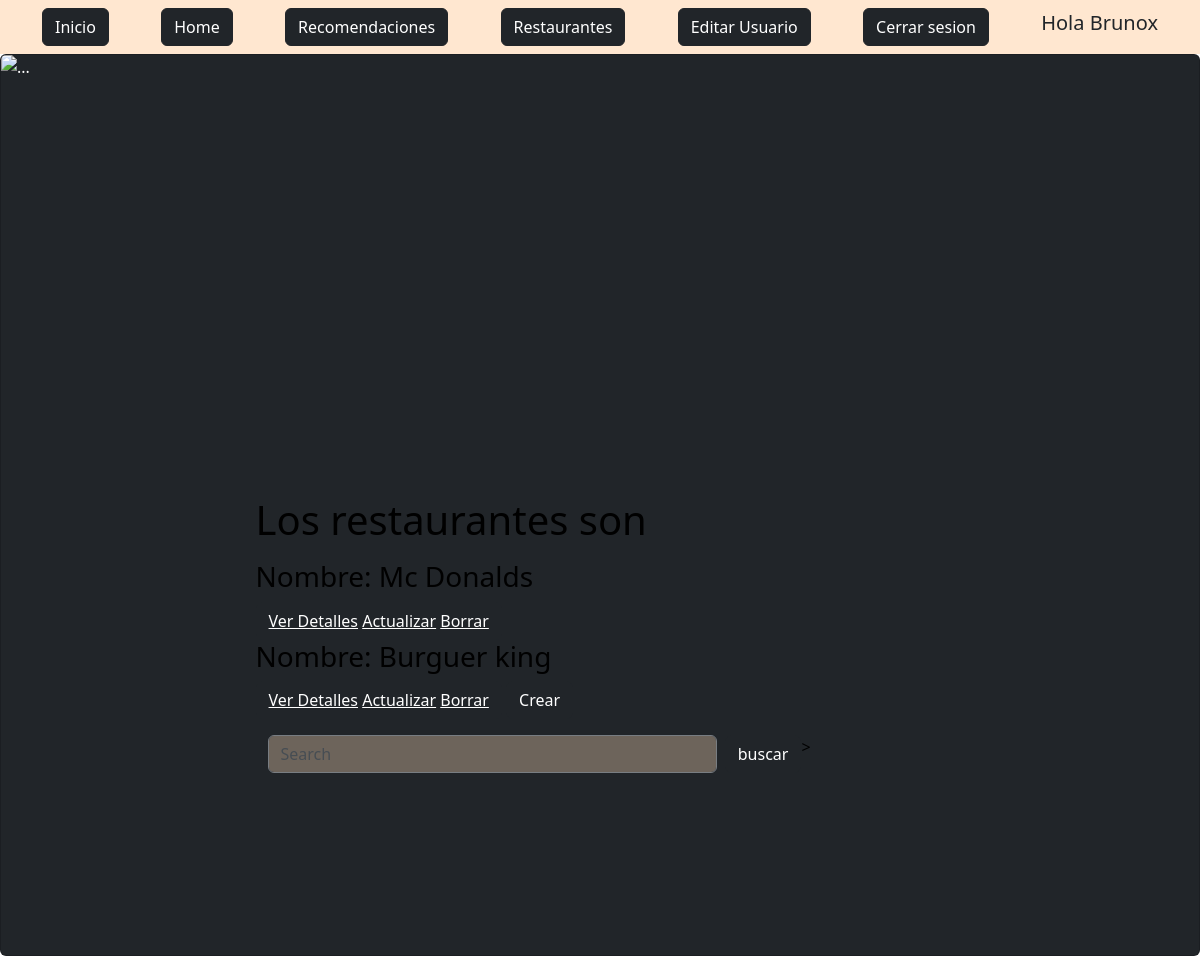
The page /App1/restaurantes/ (signed in) on the database as committed earlier.
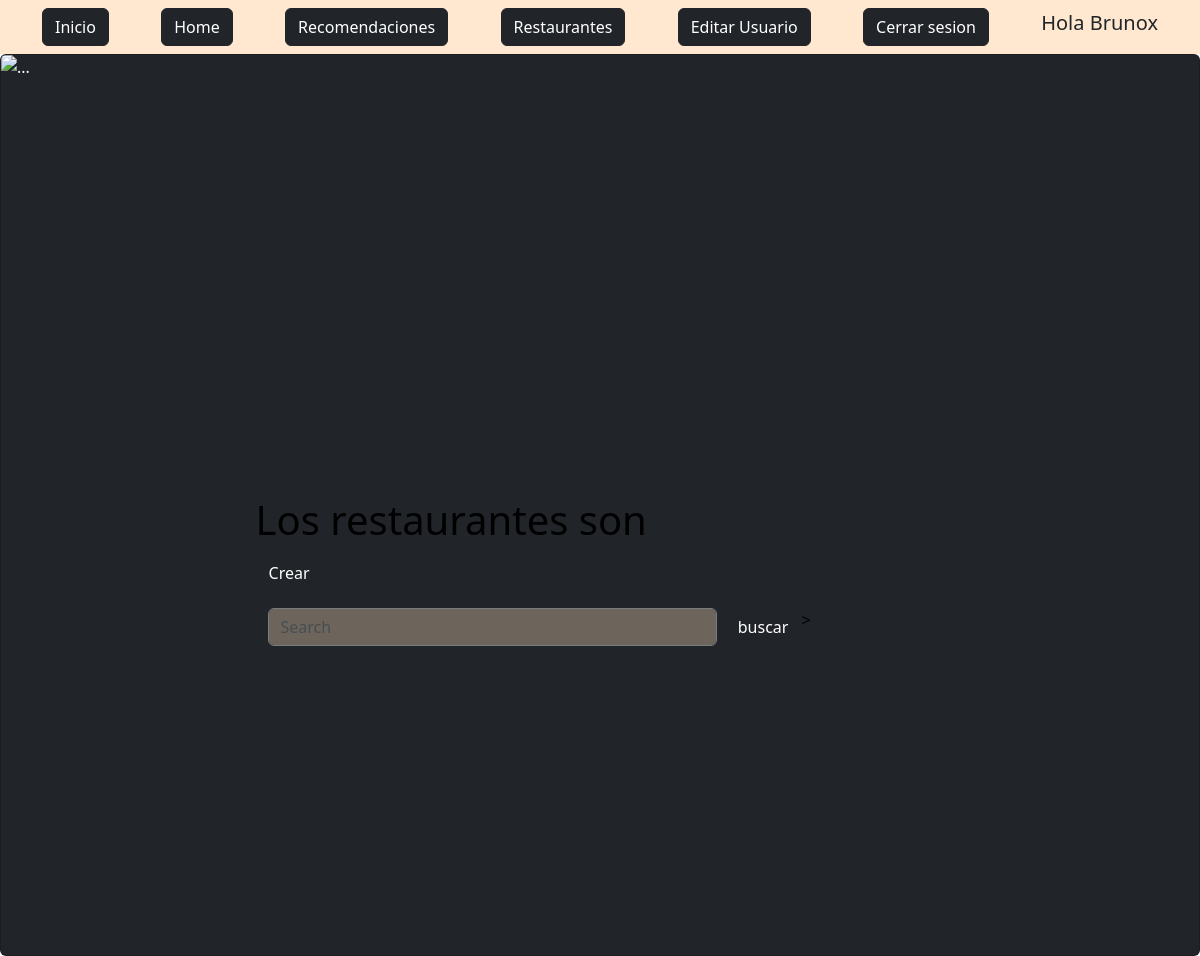
The same page on the database as committed later.
### App1/models.py (models this page shows)
class Restaurante(models.Model):
    Nombre = models.CharField(max_length=60)
    Localizacion = models.CharField(max_length=60)
    Categoria = models.CharField(max_length=60)
    Especialidad = models.CharField(max_length=60)
    Reseña = models.CharField(max_length=200)

### App1/views.py (the view)
# urls.py: path("restaurantes/", RestauranteList.as_view(), name='LeerResaurantes'),
class RestauranteList(LoginRequiredMixin, ListView): #R del CRUD
    model = Restaurante

### App1/templates/App1/restaurante_list.html
{% extends "App1/padre.html" %}
{% block titulo %}
<h1>Los restaurantes son</h1>
{% endblock %}
{% block info %}
<p class="card-text ">
{% for restaurante in object_list %}
<li style="list-style: none;"><h3> Nombre: {{restaurante.Nombre}}</h3></li>
<button class="btn btn-dark">
<a style="color: white;" href="{% url 'DetalleResaurantes' restaurante.id %}">Ver Detalles</a>
<a style="color: white;" href="{% url 'UpdateResaurantes' restaurante.id %}">Actualizar</a>
{% if request.user.is_staff %}
<a style="color: white;" href="{% url 'BorrarResaurantes' restaurante.id %}">Borrar</a>
{% endif %}
</button>
{% endfor %}
 <a class="btn btn-dark" href="{% url 'CrearResaurantes' %}">Crear</a>
</p>
<div class="container-fluid" id="buscador">
    <form class="d-flex" role="search" action="/App1/buscar/" method="GET"> {% csrf_token %}
      <input class="form-control me-2" type="search" placeholder="Search" aria-label="Search" name="Categoria" id="Categoria" style="background-color: #ffdcbbaf;">
      <input class="btn btn-dark" type="submit" value="buscar">>
    </form>
  </div>
{% endblock %}

Rows that differ between the two databases and show on the page:
removed Restaurante: Nombre "Mc Donalds"
removed Restaurante: Nombre "Burguer king"
